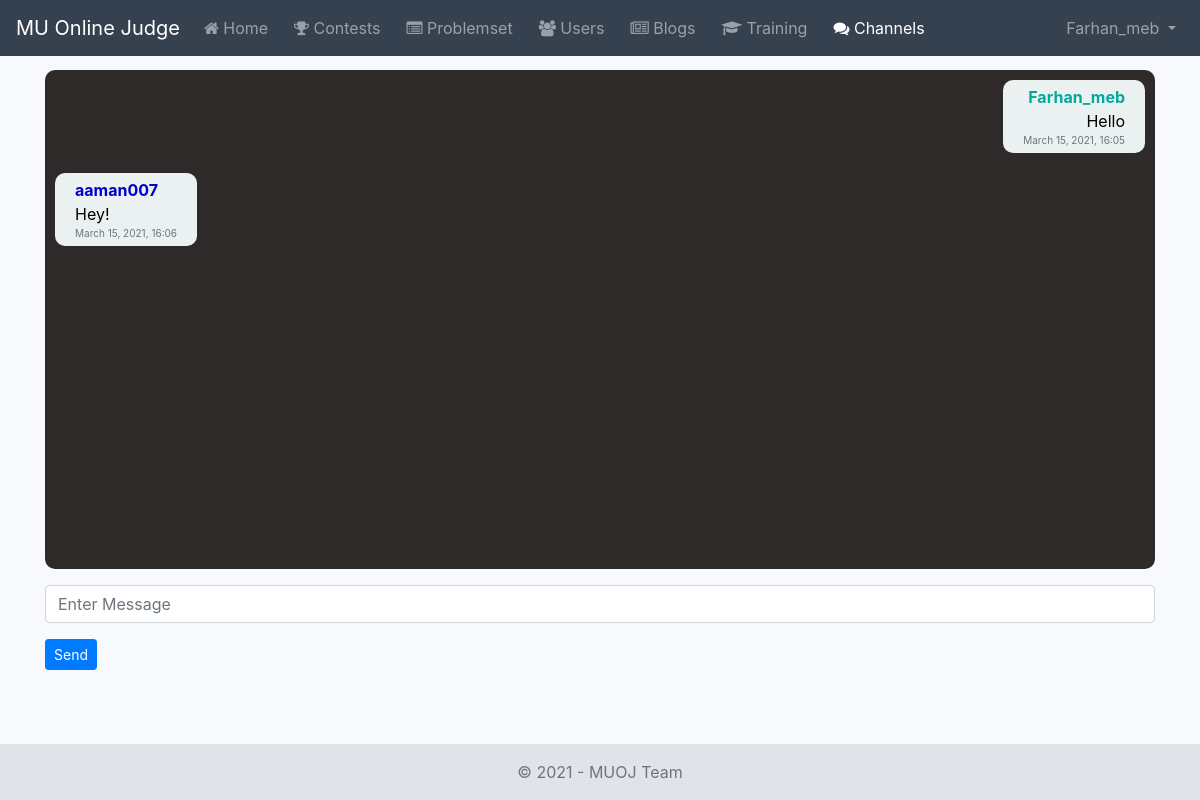
/channels/1/ (signed in), run on the app's committed database.
### channel/models.py (models this page shows)
class Message(AbstractBaseModel):
    text = models.CharField(verbose_name=_('Text'), max_length=500)
    channel = models.ForeignKey(
        to='Channel',
        verbose_name=_('Channel'),
        related_name='messages',
        on_delete=models.CASCADE
    )
    user = models.ForeignKey(
        to=User,
        verbose_name=_('User'),
        related_name=_('Messages'),
        on_delete=models.CASCADE
    )
    class Meta:
        ordering = ['-id']
        verbose_name = _('Message')
        verbose_name_plural = _('Messages')
    def __str__(self):
        return self.text

### channel/views.py (the view)
# urls.py: path('<int:pk>/', MessageListView.as_view(), name='message-list'),
class MessageListView(LoginRequiredMixin, ListView):
    model = Message
    template_name = 'channel/message_list.html'
    context_object_name = 'messages'
    def get_object(self):
        return get_object_or_404(Channel, pk=self.kwargs.get('pk'))
    def get_queryset(self):
        return Message.objects.filter(channel=self.get_object()).order_by('created_at')
    def get_context_data(self, *args, **kwargs):
        context = super().get_context_data(*args, **kwargs)
        context.update({
            'channel_nav': 'active',
            'message_form': MessageForm(),
            'channel': self.get_object()
        })
        return context

### channel/forms.py
class MessageForm(forms.ModelForm):
    class Meta:
        model = Message
        fields = ['text']
        widgets = {
            'text': forms.TextInput(attrs={'placeholder': 'Enter Message'}),
        }
    def __init__(self):
        super().__init__()
        self.fields['text'].label = ''

### channel/templates/channel/message_list.html (shortened to what this page needs)
{% extends 'channel/base.html' %}
{% load crispy_forms_tags %}
{% block content %}
    <div style="height: 78vh;">
        <ul class="chat-items">
            {% for message in messages %}
                <div class="message-wrapper d-flex flex-column">
                    {% if user == message.user %}
                        <div class="d-flex flex-row-reverse">
                            <div class="message-text message-right">
                                <div class="rank-text rank-{{ message.user.profile.rank }} text-right">
                                    {{ message.user.username }}
                                </div>
                                <div class="text-right"> {{ message.text }} </div>
                                <div class="text-muted text-right" style="font-size: 10px;">
                                    {{ message.created_at|date:"F d, Y, H:i" }}
                                </div>
                            </div>
                        </div>
                    {% else %}
                        <div class="d-flex flex-row">
                            <div class="message-text message-left">
                                <div class="rank-text rank-{{ message.user.profile.rank }} text-left">
                                    {{ message.user.username }}
                                </div>
                                <div class="text-left"> {{ message.text }} </div>
                                <div class="text-muted text-left" style="font-size: 10px;">
                                    {{ message.created_at|date:"F d, Y, H:i" }}
                                </div>
                            </div>
                        </div>
                    {% endif %}
                </div>
            {% endfor %}
        </ul>
        <form method="POST" id="message-form" action="{% url 'channel:message-create' channel.id %}" novalidate>
            {{ message_form|crispy }}
            <button class="btn btn-sm btn-primary" type="submit"> Send </button>
        </form>
    </div>
{% endblock %}

### templates/base.html (shortened to what this page needs)
{% load static %}
<!doctype html>
<html lang="en" class="h-100">
<head>
    <link rel="stylesheet" href="https://stackpath.bootstrapcdn.com/bootstrap/4.5.0/css/bootstrap.min.css"
>
    <link rel="stylesheet" href="https://stackpath.bootstrapcdn.com/font-awesome/4.7.0/css/font-awesome.min.css"/>
    <link rel="stylesheet" href="https://cdnjs.cloudflare.com/ajax/libs/tempusdominus-bootstrap-4/5.1.2/css/tempusdominus-bootstrap-4.min.css"
/>
    <link rel="stylesheet" href="https://cdnjs.cloudflare.com/ajax/libs/tempusdominus-bootstrap-4/5.1.2/css/tempusdominus-bootstrap-4.min.css"
/>
    <link rel="stylesheet" href="https://cdnjs.cloudflare.com/ajax/libs/toastr.js/latest/toastr.min.css"
 />
    <link rel="stylesheet" href="https://cdnjs.cloudflare.com/ajax/libs/Chart.js/2.9.4/Chart.min.css"
 />
    <link rel="stylesheet" href="https://cdnjs.cloudflare.com/ajax/libs/highlight.js/9.7.0/styles/default.min.css">
    <link rel="stylesheet" href="//code.jquery.com/ui/1.12.1/themes/base/jquery-ui.css">
    <link href="{% static 'core/css/base.css' %}" rel="stylesheet">
    <link rel="stylesheet" href="{% static 'core/css/dracula.css' %}">
</head>
<body class="d-flex flex-column h-100 bg-light-blue">
    <header>
        <nav class="navbar navbar-expand-md navbar-dark fixed-top bg-dark-blue">
            <a class="navbar-brand" href="/">
                MU Online Judge
            </a>
            <div class="collapse navbar-collapse" id="navbarCollapse">
                <ul class="navbar-nav  mr-auto">
                    <li class="nav-item {{ home }}">
                        <a class="nav-link" href="/"><i class="fa fa-home" aria-hidden="true"></i> Home <span class="sr-only">(current)</span></a>
                    </li>
                    <li class="nav-item {{ contest_nav }}">
                        <a class="nav-link" href="{% url 'contest:running-contest-list' %}"><i class="fa fa-trophy" aria-hidden="true"></i> Contests</a>
                    </li>
                    <li class="nav-item {{ problemset_nav }}">
                        <a class="nav-link" href="{% url 'problemset:problem-list' %}"><i class="fa fa-list-alt" aria-hidden="true"></i> Problemset</a>
                    </li>
                    <li class="nav-item {{ users_nav }}">
                        <a class="nav-link" href="{% url 'accounts:user-list' %}"><i class="fa fa-users" aria-hidden="true"></i> Users</a>
                    </li>
                    <li class="nav-item {{ blog_nav }}">
                        <a class="nav-link" href="{% url 'blog:blog-list' %}"><i class="fa fa-newspaper-o" aria-hidden="true"></i> Blogs</a>
                    </li>
                    <li class="nav-item {{ training_nav }}">
                        <a class="nav-link" href="{% url 'training:tutorial-list' %}"><i class="fa fa-graduation-cap" aria-hidden="true"></i> Training</a>
                    </li>
                    <li class="nav-item {{ channel_nav }}">
                        <a class="nav-link" href="{% url 'channel:channel-list' %}"><i class="fa fa-comments" aria-hidden="true"></i> Channels </a>
                    </li>
                </ul>
                <ul class="navbar-nav ml-auto">
                    {% if user.is_authenticated %}
                        <li class="nav-item dropdown">
                            <a class="nav-link dropdown-toggle" href="#" id="navbarDropdown" role="button" data-toggle="dropdown" aria-haspopup="true" aria-expanded="false">
                                {{ user.username }}
                            </a>
                        </li>
                    {% else %}
                        <a class="nav-item nav-link" href="{% url 'login' %}">Login</a>
	          		    <a class="nav-item nav-link" href="{% url 'register' %}">Register</a>
                    {% endif %}
                </ul>
            </div>
        </nav>
    </header>
    <main role="main" class="flex-shrink-0">
        <div class="container">
            {% block content %}
            {% endblock %}
        </div>
    </main>
    <footer class="footer mt-auto py-3">
        <div class="container text-center">
            <span class="text-muted">&copy; {% now "Y" %} - MUOJ Team</span>
        </div>
    </footer>
</body>
</html>

### static_local/core/css/base.css (style rules this page uses)
* { list-style: none; margin: 0; padding: 0; box-sizing: border-box; }
main > .container { padding: 70px 15px 15px; }
.footer { background-color: #e1e3e8; }
.footer > .container { padding-right: 15px; padding-left: 15px; }
.bg-dark-blue { color: #495057; background-color: #364150; }
.bg-light-blue { background-color: #f7f9fc; }
.rank-text { font-weight: bold; }
.rank-1400 { color: #03A89E; }
.rank-1600 { color: #0000cc; }
.navbar .nav-item:not(:last-child) { margin-right: 10px; }
.dropdown-toggle::after { transition: transform 0.15s linear; }
nav ul { margin: 0; padding: 0; text-align: center; }
.chat-items { height: 80%; overflow-y: scroll; background: #2f2a2a; padding: 0 10px; border-radius: 10px; }
.message-text { color: #000000; border-radius: 10px; padding: 5px 20px; margin: 10px 0; max-width: 60%; }
.message-right { background-color: #ebf1f0; }
.message-left { background-color: #ebf1f0; }

### data on the page
Message: user.username "Farhan_meb", text "Hello", created_at "March 15, 2021, 16:05"
Message: user.username "aaman007", text "Hey!", created_at "March 15, 2021, 16:06"

### other printed values
{{ user.username }} "Farhan_meb"
